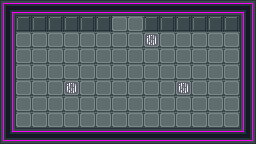

This is a level from a 2D game, rendered from its Tiled map with the project's own tilesets. A one-line summary and the complete map file follow:
An orthogonal 16x9 tile map with 16x16 px tiles, 1 tile layer (Art), 1 hidden layer not drawn, 3 tilesets and 7 objects (Exit, Player, DoubleDoor, Oracle, Rotator, ...).

<map version="1.2" tiledversion="1.3.1" orientation="orthogonal" renderorder="right-down" compressionlevel="0" width="16" height="9" tilewidth="16" tileheight="16" infinite="0" nextlayerid="6" nextobjectid="29">
 <tileset firstgid="1" source="../tilesets/industrial-sprite-sheet-DeadEnd-LMZ.tsx" />
 <tileset firstgid="205" source="../tilesets/sprites.tsx" />
 <tileset firstgid="214" source="../tilesets/wire_tileset.tsx" />
 <layer id="1" name="Art" width="16" height="9">
  <data encoding="csv">
4,6,6,6,6,6,6,6,6,6,6,6,6,6,6,5,
7,30,30,30,30,30,30,21,21,30,30,30,30,30,30,7,
7,21,21,21,21,21,21,21,21,190,21,21,21,21,21,7,
7,21,21,21,21,21,21,21,21,21,21,21,21,21,21,7,
7,21,21,21,21,21,21,21,21,21,21,21,21,21,21,7,
7,21,21,21,190,21,21,21,21,21,21,190,21,21,21,7,
7,21,21,21,21,21,21,21,21,21,21,21,21,21,21,7,
7,21,21,21,21,21,21,21,21,21,21,21,21,21,21,7,
16,6,6,6,6,6,6,6,6,6,6,6,6,6,6,17
</data>
 </layer>
 <layer id="2" name="Collision" width="16" height="9" visible="0">
  <properties>
   <property name="Collision" type="bool" value="true" />
  </properties>
  <data encoding="csv">
101,101,101,101,101,101,101,101,101,101,101,101,101,101,101,101,
101,101,101,101,101,101,101,0,0,101,101,101,101,101,101,101,
101,0,0,0,0,0,0,0,0,0,0,0,0,0,0,101,
101,0,0,0,0,0,0,0,0,0,0,0,0,0,0,101,
101,0,0,0,0,0,0,0,0,0,0,0,0,0,0,101,
101,0,0,0,0,0,0,0,0,0,0,0,0,0,0,101,
101,0,0,0,0,0,0,0,0,0,0,0,0,0,0,101,
101,0,0,0,0,0,0,0,0,0,0,0,0,0,0,101,
101,101,101,101,101,101,101,101,101,101,101,101,101,101,101,101
</data>
 </layer>
 <objectgroup id="3" name="Objects">
  <object id="1" name="Exit" type="Exit" x="112" y="16" width="32" height="16" />
  <object id="2" name="Player" type="Player" gid="205" x="112" y="96" width="16" height="16" />
  <object id="3" name="DoubleDoor" type="DoubleDoor" gid="211" x="112" y="32" width="32" height="16">
   <properties>
    <property name="Controls" value="unlocked [22]" />
   </properties>
  </object>
  <object id="15" name="Oracle" type="Oracle" gid="212" x="64" y="80" width="16" height="16">
   <properties>
    <property name="Conjugate" type="bool" value="false" />
    <property name="Gates" value="Apply Fourier on cell (4, 5)." />
    <property name="Name" value="Fourier" />
   </properties>
  </object>
  <object id="21" name="Rotator" type="Rotator" gid="213" x="176" y="80" width="32" height="32">
   <properties>
    <property name="ControlsMulti" value="activated [cell (11, 5)]" />
   </properties>
  </object>
  <object id="22" name="Lock 1" type="Lock" gid="208" x="144" y="32" width="16" height="16">
   <properties>
    <property name="Code" value="1" />
    <property name="Controls" value="activeCell (9, 2)" />
   </properties>
  </object>
  <object id="28" name="Quball" type="Quball" gid="209" x="96" y="96" width="16" height="16" />
 </objectgroup>
</map>
